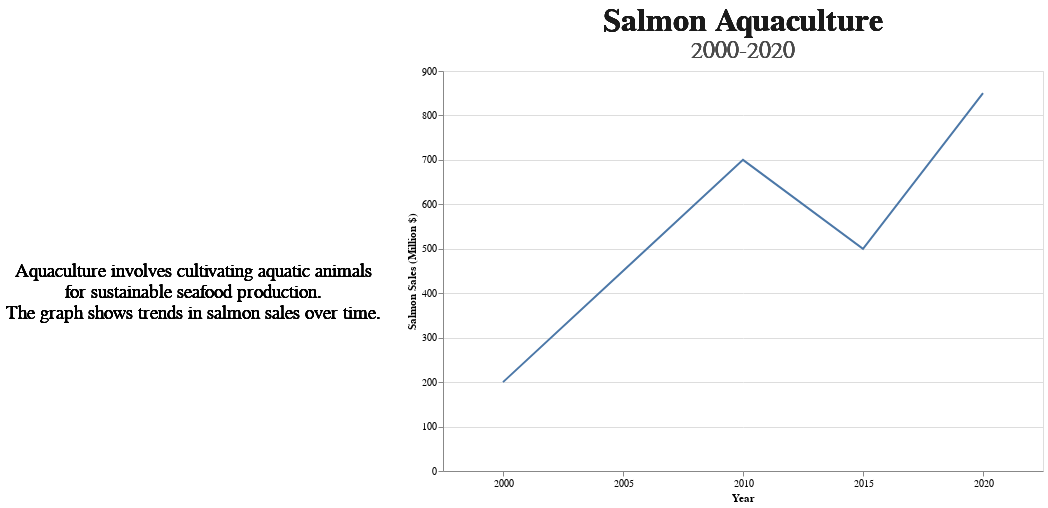

Write notebook code for a chart like this one.
### Code cell
# Adding Title and Context
chart = chart.add_title(
        "Salmon Aquaculture", 
        "2000-2020", 
        title_color="#1a1a1a", 
        subtitle_color="#4a4a4a"
    ).add_context(
        text=["Aquaculture involves cultivating aquatic animals", 
        "for sustainable seafood production.",
        "The graph shows trends in salmon sales over time."], 
        position='left', 
        dx = -150,
        color="black"
    ).render()

chart

### Figure 1 — Vega-Lite specification as saved in the notebook (floating-point values rounded to 4 significant figures)
{"config": {"view": {"continuousWidth": 300, "continuousHeight": 300}}, "layer": [{"mark": {"type": "line"}, "encoding": {"x": {"axis": {"labelAngle": 0}, "field": "Year", "type": "ordinal"}, "y": {"field": "Salmon Sales (Million $)", "type": "quantitative"}}}, {"layer": [{"mark": {"type": "text", "align": "center", "color": "#1a1a1a", "font": "Arial", "fontSize": 32, "fontWeight": "bold", "text": "Salmon Aquaculture"}, "encoding": {"x": {"value": 300.0}, "y": {"value": -50}}}, {"mark": {"type": "text", "align": "center", "color": "#4a4a4a", "font": "Arial", "fontSize": 24, "text": "2000-2020"}, "encoding": {"x": {"value": 300.0}, "y": {"value": -20}}}]}, {"mark": {"type": "text", "align": "center", "angle": 0, "baseline": "middle", "color": "black", "font": "Arial", "fontSize": 19, "text": ["Aquaculture involves cultivating aquatic animals", "for sustainable seafood production.", "The graph shows trends in salmon sales over time."]}, "encoding": {"x": {"value": -250}, "y": {"value": 200.0}}}], "data": {"name": "data-499aba9212b169205862988e87b1f10a"}, "height": 400, "resolve": {"axis": {"x": "independent", "y": "independent"}}, "width": 600, "$schema": "https://vega.github.io/schema/vega-lite/v5.20.1.json", "datasets": {"data-499aba9212b169205862988e87b1f10a": [{"Year": 2000, "Salmon Sales (Million $)": 200}, {"Year": 2005, "Salmon Sales (Million $)": 450}, {"Year": 2010, "Salmon Sales (Million $)": 700}, {"Year": 2015, "Salmon Sales (Million $)": 500}, {"Year": 2020, "Salmon Sales (Million $)": 850}]}}
